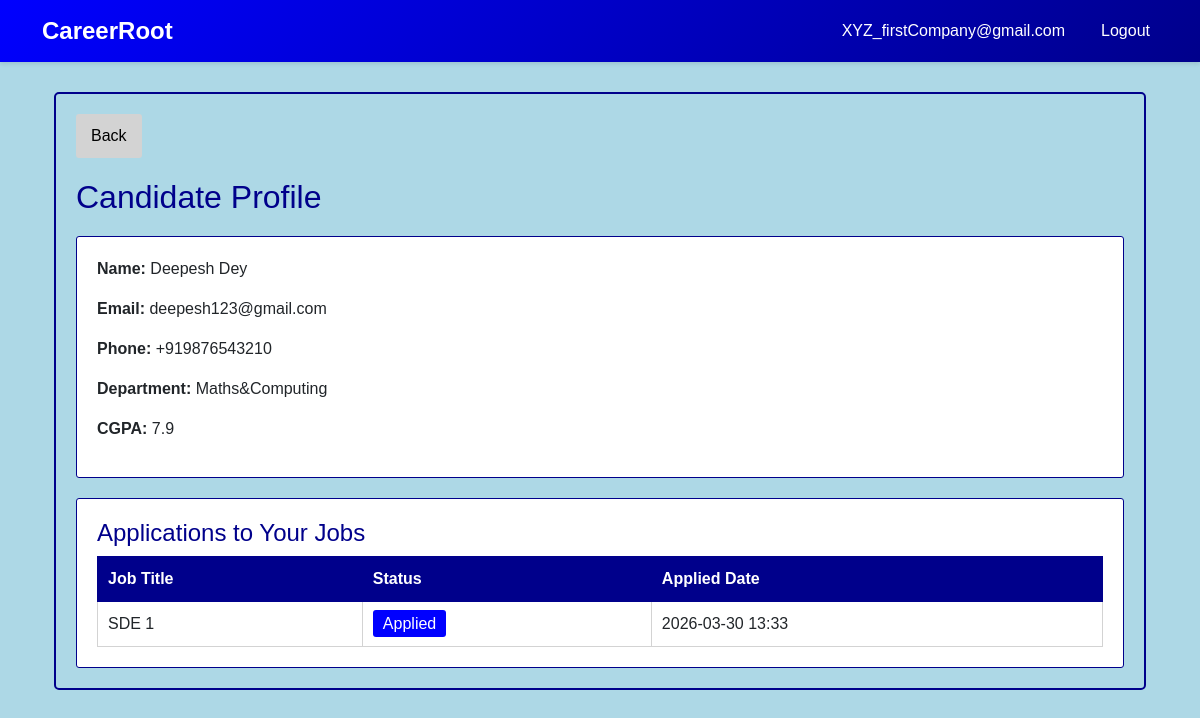
Page /company/student/1 (signed in) on the committed database.
### models.py (models this page shows, shortened)
class Student(db.Model):
    __tablename__ = 'student'
    student_id = db.Column(db.Integer, primary_key=True, autoincrement=True)
    name = db.Column(db.String(150), nullable=False)
    email = db.Column(db.String(120), unique=True, nullable=False)
    password = db.Column(db.String(255), nullable=False)
    phone = db.Column(db.String(15), nullable=True)
    department = db.Column(db.String(100), nullable=True)
    cgpa = db.Column(db.Float, nullable=True)
    resume_path = db.Column(db.String(255), nullable=True)  # Path to uploaded resume
    blacklist_status = db.Column(db.Boolean, default=False)  # True = blacklisted
    created_at = db.Column(db.DateTime, default=datetime.utcnow)
    updated_at = db.Column(db.DateTime, default=datetime.utcnow, onupdate=datetime.utcnow)
    applications = db.relationship('Application', backref='student', lazy=True, cascade='all, delete-orphan')
    placements = db.relationship('Placement', backref='student', lazy=True, cascade='all, delete-orphan')

class Application(db.Model):
    __tablename__ = 'application'
    application_id = db.Column(db.Integer, primary_key=True, autoincrement=True)
    student_id = db.Column(db.Integer, db.ForeignKey('student.student_id'), nullable=False)
    drive_id = db.Column(db.Integer, db.ForeignKey('placement_drive.drive_id'), nullable=False)
    application_date = db.Column(db.DateTime, default=datetime.utcnow)
    status = db.Column(
        db.String(20),
        default=ApplicationStatus.APPLIED.value,
        nullable=False
    )  #Applied, Shortlisted, Selected, Rejected
    created_at = db.Column(db.DateTime, default=datetime.utcnow)
    updated_at = db.Column(db.DateTime, default=datetime.utcnow, onupdate=datetime.utcnow)
    placement = db.relationship('Placement', backref='application', uselist=False, cascade='all, delete-orphan')
    __table_args__ = (db.UniqueConstraint('student_id', 'drive_id', name='unique_student_drive'),)

class PlacementDrive(db.Model):
    __tablename__ = 'placement_drive'
    drive_id = db.Column(db.Integer, primary_key=True, autoincrement=True)
    company_id = db.Column(db.Integer, db.ForeignKey('company.company_id'), nullable=False)
    job_title = db.Column(db.String(150), nullable=False)
    job_description = db.Column(db.Text, nullable=True)
    eligibility_criteria = db.Column(db.Text, nullable=True)
    skills_required = db.Column(db.Text, nullable=True)  #comma separated skills
    experience_required = db.Column(db.String(100), nullable=True)  #e.g., 0-2 years
    salary_range = db.Column(db.String(100), nullable=True)  #e.g., 5-8 LPA
    application_deadline = db.Column(db.DateTime, nullable=False)
    status = db.Column(
        db.String(20),
        default=DriveStatus.PENDING.value,
        nullable=False
    )  # pending, aproved, closed
    created_at = db.Column(db.DateTime, default=datetime.utcnow)
    updated_at = db.Column(db.DateTime, default=datetime.utcnow, onupdate=datetime.utcnow)
    applications = db.relationship('Application', backref='drive', lazy=True, cascade='all, delete-orphan')
    placements = db.relationship('Placement', backref='drive', lazy=True, cascade='all, delete-orphan')

### app.py (the view)
@app.route('/company/student/<int:student_id>')
def company_view_student(student_id):
    if session.get('user_type') != 'company':
        flash('Unauthorized access', 'danger')
        return redirect(url_for('homepage'))
    student = Student.query.get(student_id)
    if not student:
        flash('Student not found', 'danger')
        return redirect(url_for('company_dashboard'))
    company_id = session.get('user_id')
    applications = db.session.query(Application).join(
        PlacementDrive, Application.drive_id == PlacementDrive.drive_id
    ).filter(
        Application.student_id == student_id,
        PlacementDrive.company_id == company_id
    ).all()
    return render_template('company_student_profile.html', student=student, applications=applications)

### templates/company_student_profile.html
{% extends "base.html" %}
{% block content %}
<div class="container" style="margin-top:30px; margin-bottom:30px;">
    <div style="background-color:lightblue; padding:20px; border:2px solid darkblue; border-radius:5px;">
        <a href="{{ url_for('company_applications') }}" style="background-color:lightgray; color:black; padding:10px 15px; border:none; border-radius:3px; text-decoration:none; margin-bottom:20px; display:inline-block;">
            Back
        </a>
        <h2 style="color:darkblue; margin-bottom:20px;">Candidate Profile</h2>
        <div style="background-color:white; padding:20px; border:1px solid darkblue; border-radius:3px; margin-bottom:20px;">
            <p><strong>Name:</strong> {{ student.name }}</p>
            <p><strong>Email:</strong> {{ student.email }}</p>
            <p><strong>Phone:</strong> {{ student.phone or 'Not provided' }}</p>
            <p><strong>Department:</strong> {{ student.department or 'Not provided' }}</p>
            <p><strong>CGPA:</strong> {{ student.cgpa or 'Not provided' }}</p>
        </div>
        <div style="background-color:white; padding:20px; border:1px solid darkblue; border-radius:3px;">
            <h4 style="color:darkblue; margin-top:0;">Applications to Your Jobs</h4>
            {% if applications %}
                <table style="width:100%; border-collapse:collapse; background-color:white;">
                    <thead>
                        <tr style="background-color:darkblue; color:white;">
                            <th style="padding:10px; border:1px solid darkblue; text-align:left;">Job Title</th>
                            <th style="padding:10px; border:1px solid darkblue; text-align:left;">Status</th>
                            <th style="padding:10px; border:1px solid darkblue; text-align:left;">Applied Date</th>
                        </tr>
                    </thead>
                    <tbody>
                        {% for app in applications %}
                            <tr style="border-bottom:1px solid lightgray;">
                                <td style="padding:10px; border:1px solid lightgray;">{{ app.drive.job_title }}</td>
                                <td style="padding:10px; border:1px solid lightgray;">
                                    {% if app.status == 'Applied' %}
                                        <span style="background-color:blue; color:white; padding:5px 10px; border-radius:3px;">Applied</span>
                                    {% elif app.status == 'Shortlisted' %}
                                        <span style="background-color:green; color:white; padding:5px 10px; border-radius:3px;">Shortlisted</span>
                                    {% elif app.status == 'Interview' %}
                                        <span style="background-color:yellow; color:black; padding:5px 10px; border-radius:3px;">Interview</span>
                                    {% elif app.status == 'Selected' %}
                                        <span style="background-color:green; color:white; padding:5px 10px; border-radius:3px;">Selected</span>
                                    {% elif app.status == 'Rejected' %}
                                        <span style="background-color:red; color:white; padding:5px 10px; border-radius:3px;">Rejected</span>
                                    {% endif %}
                                </td>
                                <td style="padding:10px; border:1px solid lightgray;">{{ app.application_date.strftime('%Y-%m-%d %H:%M') }}</td>
                            </tr>
                        {% endfor %}
                    </tbody>
                </table>
            {% else %}
                <p style="text-align:center; color:red;">No applications to your jobs</p>
            {% endif %}
        </div>
    </div>
</div>
{% endblock %}

### templates/base.html (style rules this page uses)
:root { --primary-color: blue; --secondary-color: darkblue; --danger-color: red; --success-color: green; }
body { font-family: 'Arial', sans-serif; background-color: lightblue; }

### rows in the picture
Student: name "Deepesh Dey", email "deepesh123@gmail.com", phone "+919876543210", department "Maths&Computing", cgpa "7.9"
Application: drive.job_title "SDE 1", status "Applied", application_date "2026-03-30 13:33"

### other values in the picture
{{ session.get('username') }} "XYZ_firstCompany@gmail.com"
